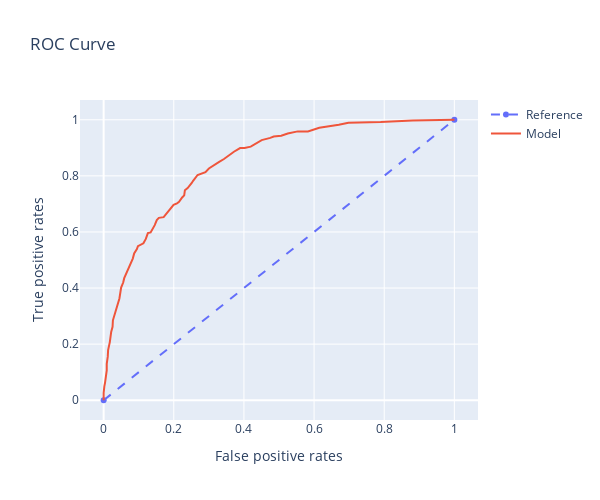

The code cell stored with this chart in its notebook:
### Code cell
# Verifying with sklearn
from sklearn.metrics import roc_curve

fpr, tpr, thresholds = roc_curve(y_val, y_test)

# Plot the curve
race1 = go.Scatter(x=[0, 1], y=[0, 1], mode='lines+markers',
                   line=dict(dash='dash'), name='Reference')
trace2 = go.Scatter(
    x=confusion_scores['fpn'], y=confusion_scores['tpr'], name='Model')

data = [trace1, trace2]

layout = go.Layout(title='ROC Curve', xaxis_title='False positive rates',
                   yaxis_title='True positive rates', width=600, height=500)

figure = go.Figure(data=data, layout=layout)

py.iplot(figure)
